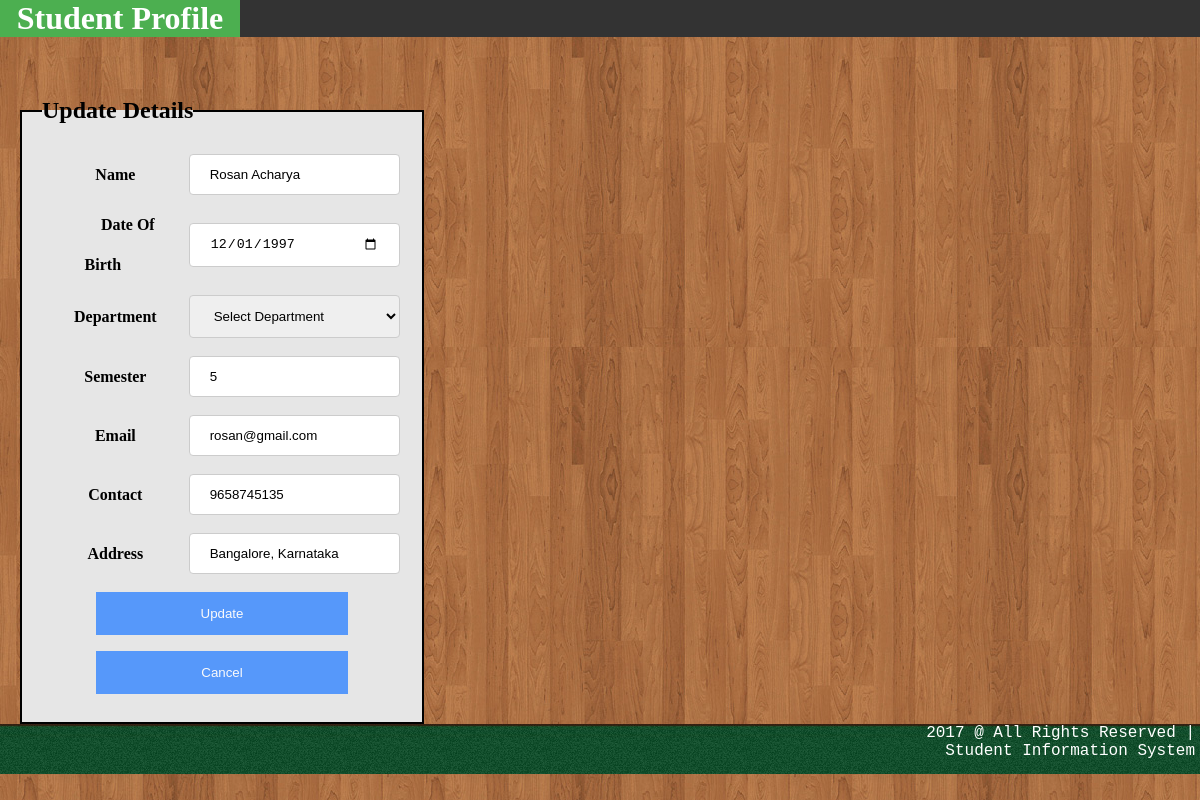
/stuprofupdate.php (signed in), run on the app's committed database.
### tables this page shows
CREATE TABLE `studentprof` (
  `Name` varchar(20) NOT NULL,
  `Date` varchar(15) NOT NULL,
  `ID` varchar(10) NOT NULL,
  `Department` varchar(20) NOT NULL,
  `Semester` varchar(10) NOT NULL,
  `mail` varchar(20) NOT NULL,
  `Contact` bigint(20) NOT NULL,
  `Address` varchar(50) NOT NULL,
  `Passw` varchar(30) NOT NULL
);

### stuprofupdate.php (the view, shortened to what this page needs)
<?php
include("mysql.php");
$name=$_SESSION['UserS'];
$sql="select * from studentprof";
$run=mysqli_query($db,$sql);
while($row=mysqli_fetch_array($run)){
	if($name==$row['ID'])
	{
		$fname=$row['Name'];
		$dob=$row['Date'];
		$sem=$row['Semester'];
		$email=$row['mail'];
		$phone=$row['Contact'];
		$addr=$row['Address'];
	}
}
?>
<!DOCTYPE html>
<html>
<head>
	<link rel="stylesheet" type="text/css" href="stuprofupdate.css">
</head>
<body>
	<div class="prof1">
	<h1 class="prof"> Student Profile</h1>
	</div>
	<fieldset>
		<legend class="legend">
			<h2>Update Details</h2></legend>
		<div class="prsnl">
			<form action="stuprofupdate.php" method="post">
			<div class="input">
				<table>
					<tr>
				<th><label>Name</label></th>
				<td><input type="text" name="name" value="<?php echo $fname;?>" required=""></td>
			</div>
			<div class="input"><tr>
				<th><label>Date Of Birth</label></th>
				<td><input type="date" name="dob" value="<?php echo $dob;?>" required=""></td></tr>
			</div>
			<div class="input"><tr>
				<th><label>Department</label></th>
				<td><select name="department" placeholder="Department">
					   <option value="none">Select Department</option>
			         </select>
			     </td></tr>
			</div>
			<div class="input"><tr>
				<th><label>Semester</label></th>
				<td><input type="text" name="sem" value="<?php echo $sem;?>" required=""></td></tr>
			</div>
			<div class="input"><tr>
				<th><label>Email</label></th>
				<td><input type="email" name="email" value="<?php echo $email;?>" required=""></td></tr>
			</div>
			<div class="input"><tr>
				<th><label>Contact</label></th>
				<td><input type="text" name="contact" value="<?php echo $phone;?>" required=""></td></tr>
			</div>
			<div class="input"><tr>
				<th><label>Address</label></th>
				<td><input type="text" name="add" value="<?php echo $addr;?>" required=""></td></tr>
			</div></table>
			<div class="button">
			<center><button type="submit" name="but1" class="button">Update</button></center>
		</div>
	</form>
	<center><form action="stuprof.php"><button name="but2">Cancel</button></form></center>
	</fieldset>
	<div class="footer">
  		<p class="sitecredit"> 2017 @ All Rights Reserved | </p>
		<br>
		<p class="designcredit">Student Information System</p>
	</div>
</body>
</html>

### stuprofupdate.css (style rules this page uses)
* { margin:0px; padding:0px; }
body { background-image: url(images/bodybg.jpg); }
input[type=text], select { width: 100%; padding: 12px 20px; margin: 8px 0; display: inline-block; border: 1px solid #ccc; border-radius: 4px; box-sizing: border-box; }
input[type=date], select { width: 100%; padding: 12px 20px; margin: 8px 0; display: inline-block; border: 1px solid #ccc; border-radius: 4px; box-sizing: border-box; }
input[type=email], select { width: 100%; padding: 12px 20px; margin: 8px 0; display: inline-block; border: 1px solid #ccc; border-radius: 4px; box-sizing: border-box; }
h1.prof { text-align: center; font-family: "Palatino Linotype", "Book Antiqua", Palatino, serif; display: block; color: white; text-align: center; text-decoration: none; background-color: #4CAF50; width: 20%; }
.prof1 { list-style-type: none; margin: 0; padding: 0; overflow: hidden; background-color: #333; }
fieldset { margin-top: 5%; background-color:#e6e6e6; width:30%; padding:20px; height: auto; display: inline-block; margin-left: 20px; border: 2px solid black; }
label { margin-top: 5px; padding: 25px 25px; margin-bottom: 5px; line-height: 250%; }
.footer { position: bottom; left: 0; bottom: 0; height: 50px; width: 100%; background-image: url(images/footerbg1.jpg); }
p.sitecredit { float: right; color: white; font-family: Courier New; margin-right: 5px; }
p.designcredit { float: right; color: white; font-family: Courier New; margin-right: 5px; }
button { background-color: #3385ff; color: white; padding: 14px 20px; margin: 8px 20px; border: none; cursor: pointer; width: 70%; opacity: 0.8; }

### data on the page
studentprof: name "Rosan Acharya", dob "12/01/1997", sem "5", email "rosan@gmail.com", contact "9658745135", add "Bangalore, Karnataka"
